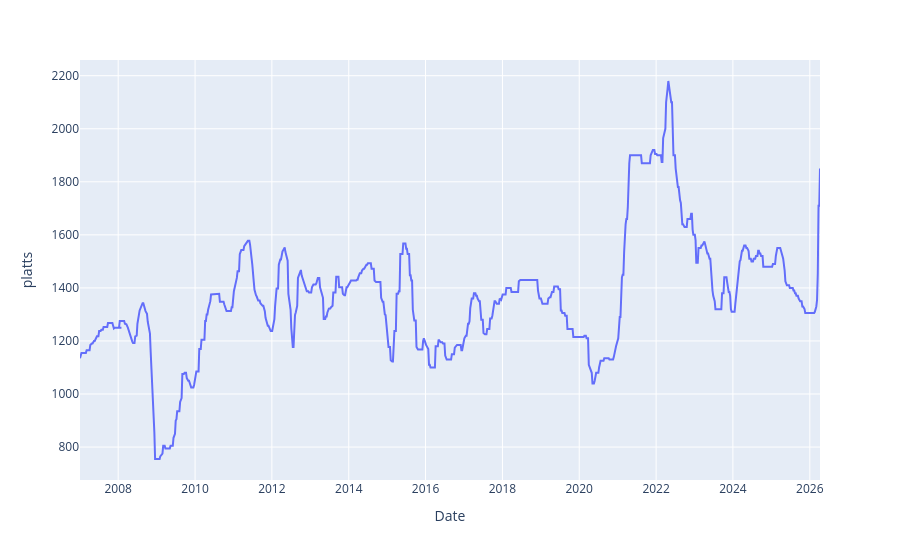

Notebook source saved alongside this figure:
### Markdown cell above
Como se puede ver, tenemos datos desde el 2007 aquí y este índice ha presentado mucha volatilidad en varios periodos. Específicamente ahora, debido a la guerra en Irán y el cierre del Estrecho de Hormuz, su precio se ha explotado. Por ende, solamente se van a utilizar datos desde el 2024 hasta el presente para hacer las predicciones. Esto nos va a dar unos 2 años de datos de entrenamiento.

### Code cell
fig = px.line(df, x="Date", y="platts")
fig.show()

### Figure 1 — Plotly figure (JSON) as saved in the notebook; plotly's stock layout.template omitted (floating-point values rounded to 4 significant figures; data arrays with more than 128 entries replaced by an {"elided": "..."} marker saying what was removed)
{"data": [{"hovertemplate": "Date=%{x}<br>platts=%{y}<extra></extra>", "legendgroup": "", "line": {"color": "#636efa", "dash": "solid"}, "marker": {"symbol": "circle"}, "mode": "lines", "name": "", "orientation": "v", "showlegend": false, "type": "scatter", "x": {"elided": "971 str values"}, "xaxis": "x", "y": {"elided": "971 float values"}, "yaxis": "y"}], "layout": {"legend": {"tracegroupgap": 0}, "margin": {"t": 60}, "xaxis": {"anchor": "y", "domain": [0, 1], "title": {"text": "Date"}}, "yaxis": {"anchor": "x", "domain": [0, 1], "title": {"text": "platts"}}}}
